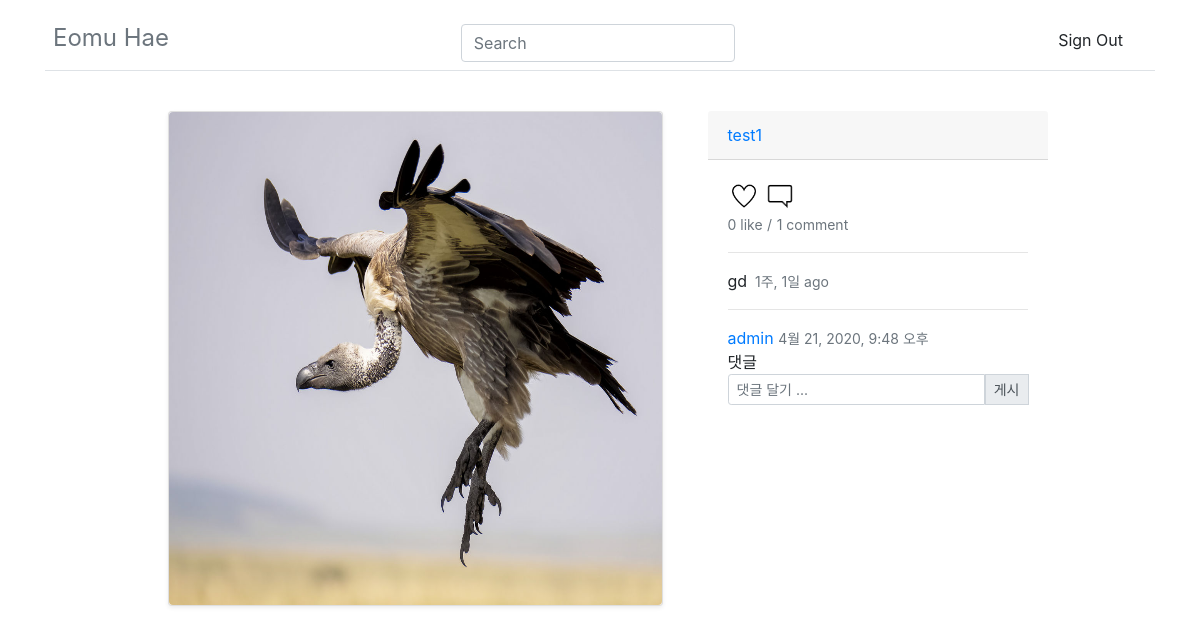
The app's page /intworldapp/detail/37/ with its own data.
### intworldapp/models.py (models this page shows, shortened)
class Post(models.Model):
    main_text = models.CharField(max_length=200)
    create_user = models.ForeignKey(User, on_delete = models.CASCADE)
    create_date = models.DateTimeField('date published', default=timezone.now)
    update_date = models.DateTimeField('date published', null = True, default=timezone.now)
    create_img = models.ImageField(blank=True, upload_to="post/%Y/%m/%d", null=True)
    likes = models.ManyToManyField(User, related_name='likes')
    tag_set = models.ManyToManyField('Tag', blank=True)
    @property
    def total_likes(self):
        return self.likes.count()

class Comment(models.Model):
    comment = models.ForeignKey(Post, on_delete=models.CASCADE, null=True, related_name='comments')
    comment_text = models.CharField(max_length=200)
    comment_user = models.ForeignKey(User, on_delete=models.CASCADE, null = True)
    comment_date = models.DateTimeField('date published', default=timezone.now)
    class Meta:
        ordering = ['-id']

### intworldapp/views.py (the view)
# urls.py: path('detail/<int:post_id>/', views.detail, name="detail"),
def detail(request, post_id):
    post = get_object_or_404(Post, id=post_id)
    return render(request, 'detail.html', {'post': post})

### intworldapp/templatetags/post_extras.py (called while the page is built)
@register.filter
def add_link(value):
    main_text = value.main_text
    tags = value.tag_set.all()
    for tag in tags:
        main_text = re.sub(r'\#'+tag.tag_name+r'\b', '<a href="/intworldapp/explore/tags/'+tag.tag_name+'">#'+tag.tag_name+'</a>', main_text)
    return main_text

### intworldapp/templates/detail.html (shortened to what this page needs)
{% extends 'base.html' %}
{% load post_extras %}
{% load humanize %}
{% block content %}
<head>
</head>
<body>
  <main role="main" class="container">
    <div class="row justify-content-center">
      <div class="col-md-6 blog-main">
        <div class="container">
          <div class="card-deck mb-3">
            <div class="card mb-4 shadow-sm">
              {% if post.create_img %}
              <div class="text-center">
                <img src="{{post.create_img.url}}" class="rounded" alt="..." width="493dp" height="493dp">
              </div>
              {% else %}
              <a>no</a>
              {% endif %}
            </div>
          </div>
        </div>
      </div>
      <aside class="col-md-4 blog-sidebar">
        <div class="card-header">
          <div class="d-flex justify-content-between align-items-center">
            <div class="btn-group">
              <a class="my-0 font-weight-normal" href="{% url 'userpage' post.create_user %}"><span class="writer_name">{{ post.create_user }}</span></a>
            </div>
          </div>
        </div>
        <div class="card-body">
          {% if post.likes.all %}
          <a class="like" name="{{ post.pk }}"><img id="like-img{{ post.pk }}" src="/static/like_after.png" alt="클릭시 좋아요 취소" style="width: 2rem; height:2rem;"></a>
          {% else %}
          <a class="like" name="{{ post.pk }}"><img id="like-img{{ post.pk }}" src="/static/like_before.png" alt="클릭시 좋아요" style="width: 2rem; height:2rem;"></a>
          {% endif %}
          <a href="{% url 'detail' post.id %}"><img src="/static/detail.png" alt="detail 이동" style="width: 2rem; height:2rem;"></a>
          <br>
          <small class="text-muted"><span class="like_count" id="count{{ post.pk }}">{{ post.total_likes }} like</span></small>
          <small class="text-muted">/</small>
          <small class="text-muted">{{post.comments.count}} comment</small>
          <hr>
          <a class="card-title pricing-card-title">{{ post|add_link|safe }}<small
              class="text-muted">&nbsp;&nbsp;{{ post.create_date | naturaltime }}</small></a>
          <hr>
          {% for comment in post.comments.all %}
          <a class="card-text" href="{% url 'userpage' comment.comment_user %}"><span class="comment_writer_name">{{comment.comment_user}}</span></a>
          <small class="text-muted">{{comment.comment_date}}</small>
          <br>
          <a class="card-text">{{comment.comment_text}}
            <br>
            {% endfor %}
            <form action="{% url 'c_post' post.id %}" method="POST">
              <div class="input-group input-group-sm mb-3">
                <input type="text" class="form-control" aria-label="Sizing example input" aria-describedby="inputGroup-sizing-sm" name="comment_text" id="comment_text" placeholder="댓글 달기 ..." style="display:inline-block">
                <div class="input-group-prepend">
                  <button class="input-group-text" id="inputGroup-sizing-sm" type="submit">게시</button>
                </div>
              </div>
            </form>
        </div>
      </aside>
    </div>
  </main>
</body>
{% endblock %}

### records on screen
Post: create_img (picture), create_user "test1", total_likes "0", comments.count "1", main_text+id "gd", create_date "1주, 1일 ago"
Comment: comment_user "admin", comment_date "4월 21, 2020, 9:48 오후", comment_text "댓글"
